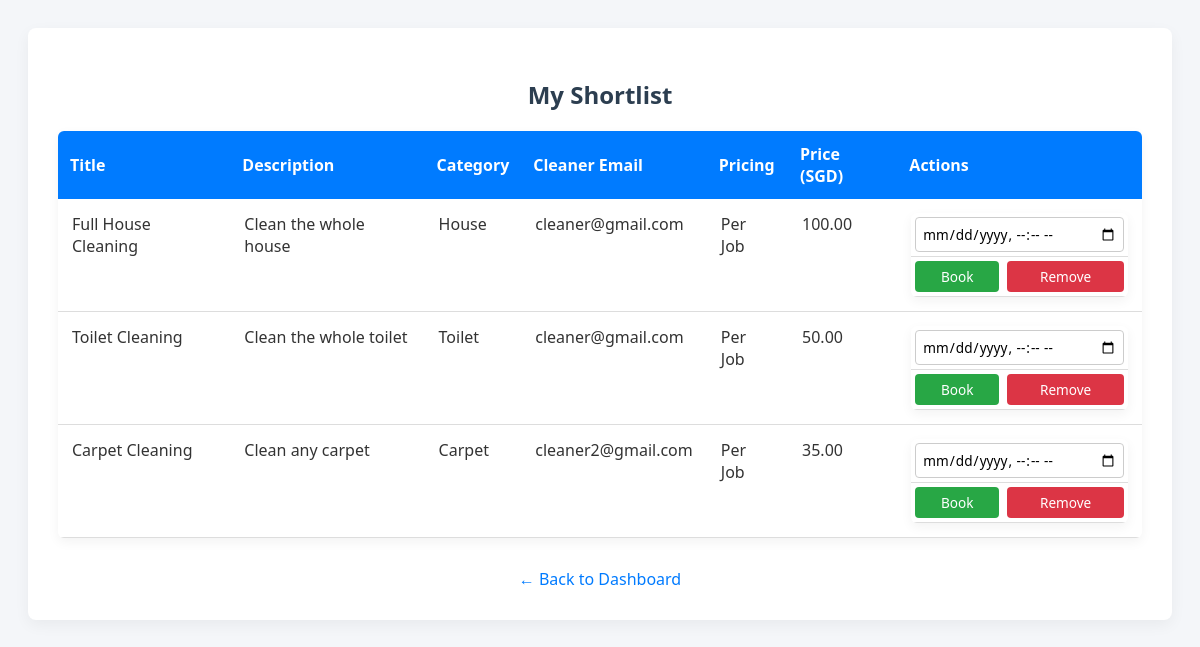
Screenshot of /boundary/view_shortlist.php (signed in) with the database file from the repository.
### tables this page shows
CREATE TABLE IF NOT EXISTS `services` (
  `id` int NOT NULL AUTO_INCREMENT,
  `cleaner_id` int NOT NULL,
  `title` varchar(100) NOT NULL,
  `description` text NOT NULL,
  `price` decimal(10,2) NOT NULL,
  `category_id` int NOT NULL,
  `pricing_type` enum('per_job','per_hour') NOT NULL,
  `created_at` datetime DEFAULT CURRENT_TIMESTAMP,
  `view_count` int DEFAULT '0',
  `shortlist_count` int DEFAULT '0',
  PRIMARY KEY (`id`),
  KEY `cleaner_id` (`cleaner_id`),
  KEY `category_id` (`category_id`)
);

CREATE TABLE IF NOT EXISTS `categories` (
  `id` int NOT NULL AUTO_INCREMENT,
  `name` varchar(50) NOT NULL,
  PRIMARY KEY (`id`),
  UNIQUE KEY `name` (`name`)
);

CREATE TABLE IF NOT EXISTS `users` (
  `id` int NOT NULL AUTO_INCREMENT,
  `email` varchar(100) NOT NULL,
  `password` varchar(255) NOT NULL,
  `user_type` enum('C','H','A','P') NOT NULL,
  `created_at` datetime DEFAULT CURRENT_TIMESTAMP,
  PRIMARY KEY (`id`),
  UNIQUE KEY `email` (`email`)
);

### entity/Shortlist.php (called while the page is built, shortened)
<?php
class Shortlist {
    public static function getAllByHomeowner($pdo, $homeowner_id) {
        $stmt = $pdo->prepare("
            SELECT s.*, c.name AS category_name, u.email AS cleaner_email
            FROM shortlists sh
            JOIN services s ON sh.service_id = s.id
            JOIN categories c ON s.category_id = c.id
            JOIN users u ON s.cleaner_id = u.id
            WHERE sh.homeowner_id = ?
        ");
        $stmt->execute([$homeowner_id]);
        return $stmt->fetchAll();
    }
}

### control/HomeownerController.php (called while the page is built, shortened)
<?php
require_once __DIR__ . '/../entity/Shortlist.php';
class HomeownerController {
    public static function getShortlistedServices($homeowner_id) {
        global $pdo;
        return Shortlist::getAllByHomeowner($pdo, $homeowner_id);
    }
}

### boundary/view_shortlist.php (the view, shortened to what this page needs)
<?php
require_once '../config/db.php';
require_once '../control/HomeownerController.php';
$homeowner_id = $_SESSION['user']['id'];
$shortlisted_services = HomeownerController::getShortlistedServices($homeowner_id);
?>
<!DOCTYPE html>
<html>
<head>
    <link rel="stylesheet" href="../css/view_shortlist.css?v=2">
</head>
<body>
<div class="container">
    <h2>My Shortlist</h2>
    <?php if (empty($shortlisted_services)): ?>
        <p>You have not shortlisted any services yet.</p>
    <?php else: ?>
        <table>
            <tr>
                <th>Title</th>
                <th>Description</th>
                <th>Category</th>
                <th>Cleaner Email</th>
                <th>Pricing</th>
                <th>Price (SGD)</th>
                <th>Actions</th>
            </tr>
            <?php foreach ($shortlisted_services as $s): ?>
                <tr>
                    <td><?= htmlspecialchars($s['title']) ?></td>
                    <td><?= nl2br(htmlspecialchars($s['description'])) ?></td>
                    <td><?= htmlspecialchars($s['category_name']) ?></td>
                    <td><?= htmlspecialchars($s['cleaner_email']) ?></td>
                    <td><?= $s['pricing_type'] === 'per_job' ? 'Per Job' : 'Per Hour' ?></td>
                    <td><?= number_format($s['price'], 2) ?></td>
                    <td>
                        <form method="post" action="book_shortlist.php" onsubmit="return confirm('Proceed with booking?');">
                            <table class="action-table">
                                <tr>
                                    <td colspan="2">
                                        <input type="datetime-local" name="booking_datetime" required>
                                    </td>
                                </tr>
                                <tr>
                                    <td><button type="submit" name="book">Book</button></td>
                                    <td><button type="submit" name="remove" formaction="remove_shortlist.php">Remove</button></td>
                                </tr>
                            </table>
                        </form>
                    </td>
                </tr>
            <?php endforeach; ?>
        </table>
    <?php endif; ?>
    <a href="dashboard_homeowner.php">← Back to Dashboard</a>
</div>
</body>
</html>

### css/view_shortlist.css (style rules this page uses)
* { box-sizing: border-box; font-family: 'Segoe UI', Tahoma, Geneva, Verdana, sans-serif; }
body { background-color: #f4f6f9; padding: 20px; color: #333; }
.container { max-width: 1200px; margin: auto; background-color: white; padding: 30px; border-radius: 8px; box-shadow: 0 5px 15px rgba(0, 0, 0, 0.05); }
h2 { text-align: center; color: #2c3e50; margin-bottom: 20px; }
table { width: 100%; border-collapse: collapse; background-color: #fff; border-radius: 6px; overflow: hidden; box-shadow: 0 4px 12px rgba(0, 0, 0, 0.05); }
th { background-color: #007bff; color: white; padding: 12px; text-align: left; font-weight: 600; }
td { padding: 14px; border-bottom: 1px solid #ddd; vertical-align: top; }
.action-table { width: 100%; border-collapse: collapse; }
.action-table td { padding: 4px; }
.action-table input[type="datetime-local"] { width: 100%; padding: 6px; font-size: 0.85em; border: 1px solid #ccc; border-radius: 4px; }
.action-table button { width: 100%; padding: 6px; font-size: 0.85em; border: none; border-radius: 4px; cursor: pointer; color: white; }
.action-table button[name="book"] { background-color: #28a745; }
.action-table button[name="remove"] { background-color: #dc3545; }
a { display: block; text-align: center; margin-top: 30px; text-decoration: none; color: #007bff; }

### rows the page displays
services: title "Full House Cleaning", description "Clean the whole house", category.name "House", users.email "cleaner@gmail.com", pricing_type "Per Job", price "100.00"
services: title "Toilet Cleaning", description "Clean the whole toilet", category.name "Toilet", users.email "cleaner@gmail.com", pricing_type "Per Job", price "50.00"
services: title "Carpet Cleaning", description "Clean any carpet", category.name "Carpet", users.email "cleaner2@gmail.com", pricing_type "Per Job", price "35.00"
